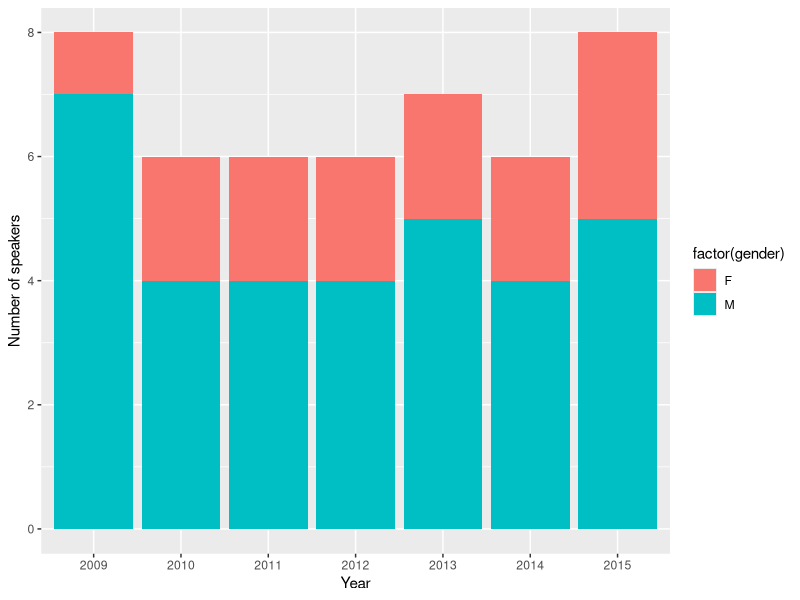
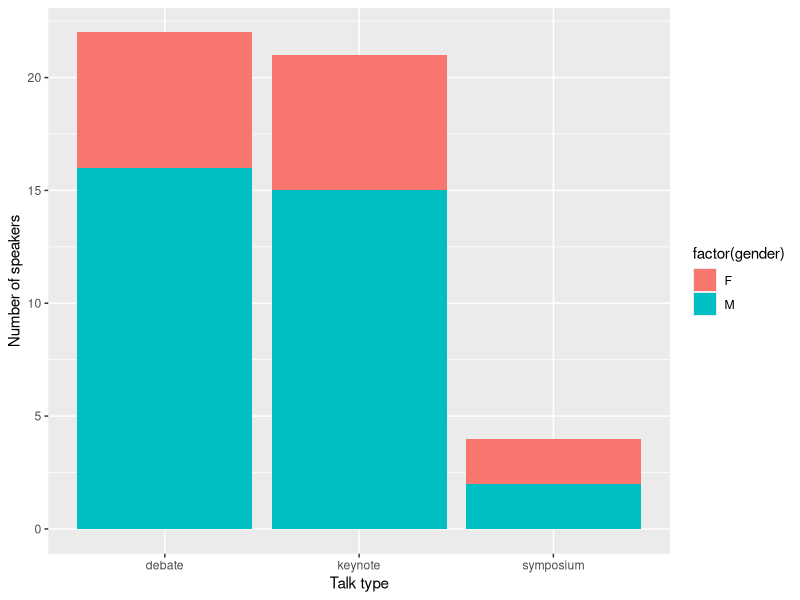

The R script that drew these images, in order:
## ---- chunk 1
# Preliminary R code: libraries we'll use, and read in the data

library("ggplot2")
data <- read.csv("SNLspeakers_data.tsv", header = TRUE, sep = "\t")

## ---- chunk 2
summary(data$gender)
ggplot(data, aes(factor(year), fill = factor(gender))) + geom_bar() + 
  xlab("Year") +
  ylab("Number of speakers")
## ---- chunk 3
# Breaking down by talk type

aggregate(data$gender, list(data$talkType), FUN="summary")

ggplot(data, aes(factor(talkType), fill = factor(gender))) + geom_bar() + 
  xlab("Talk type") +
  ylab("Number of speakers")

